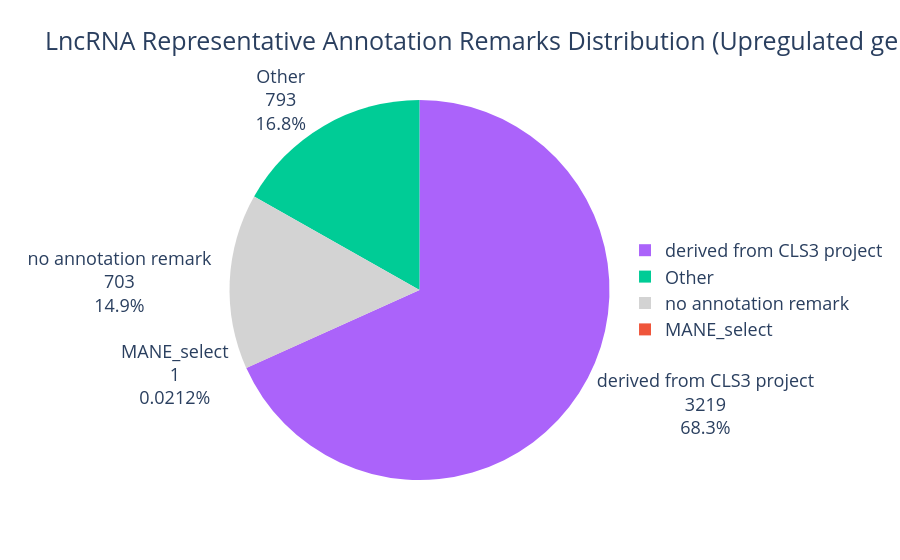

Write notebook code for a chart like this one.
### Code cell
# Define custom colors for each gene category
annotation_remark_colors = {
    'MANE_select': '#EF553B',  # Red-orange (画像のmRNAに合わせて赤みがかったオレンジ色)
    'no annotation remark': '#D3D3D3',  # LightGray (薄い灰色)
    'derived from CLS3 project': '#AB63FA',  # Purple (画像のDivergent p-lncRNAに合わせて紫色)
    'derived from LRGASP': '#4682B4',  # Steelblue (画像のIntergenic p-lncRNAに合わせてsteelblue)
    'Other': '#00CC96'  # Teal-green (画像のe-lncRNAに合わせて緑色)
}

transcript_category_counts_up = (
    top5_genes_lncRNA
    .group_by("representative_annotation_remarks")  # Group by gene category column
    .agg(pl.len().alias("count"))  # Count occurrences
    .sort("count", descending=True)  # Sort by count in descending order
)

# Enhanced pie chart with custom colors
fig_basic = px.pie(
    transcript_category_counts_up.to_pandas(),  # Convert Polars to Pandas for plotly
    values='count',
    names='representative_annotation_remarks',
    title='LncRNA Representative Annotation Remarks Distribution (Upregulated genes)',
    color='representative_annotation_remarks',  # Add color parameter
    color_discrete_map=annotation_remark_colors  # Apply custom color mapping
)

# Customize the appearance
fig_basic.update_traces(
    textposition='outside',  # Place text outside pie slices
    textinfo='value+percent+label',  # Show value, percentage and label
    hovertemplate='<b>%{label}</b><br>Count: %{value}<br>Percentage: %{percent}<extra></extra>'
)

# Update layout for better appearance
fig_basic.update_layout(
    font_size=18,
    showlegend=True,
    legend=dict(
        orientation="v",
        yanchor="middle",
        y=0.5,
        xanchor="left",
        x=1.01
    )
)

fig_basic.show()

### Figure 1 — Plotly figure (JSON) as saved in the notebook; plotly's stock layout.template omitted (floating-point values rounded to 4 significant figures)
{"data": [{"customdata": [["derived from CLS3 project"], ["Other"], ["no annotation remark"], ["MANE_select"]], "domain": {"x": [0, 1], "y": [0, 1]}, "hovertemplate": "<b>%{label}</b><br>Count: %{value}<br>Percentage: %{percent}<extra></extra>", "labels": ["derived from CLS3 project", "Other", "no annotation remark", "MANE_select"], "legendgroup": "", "marker": {"colors": ["#AB63FA", "#00CC96", "#D3D3D3", "#EF553B"]}, "name": "", "showlegend": true, "textinfo": "value+percent+label", "textposition": "outside", "type": "pie", "values": [3219, 793, 703, 1]}], "layout": {"font": {"size": 18}, "legend": {"orientation": "v", "tracegroupgap": 0, "x": 1.01, "xanchor": "left", "y": 0.5, "yanchor": "middle"}, "showlegend": true, "title": {"text": "LncRNA Representative Annotation Remarks Distribution (Upregulated genes)"}}}
